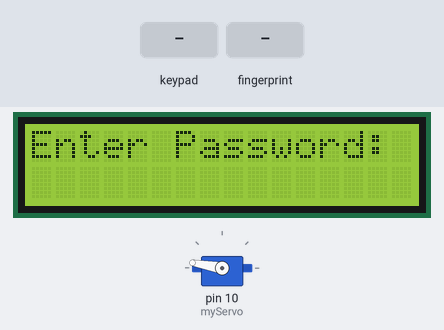
The sketch below on a simulated Arduino Uno, built with avr-gcc and run on an emulated ATmega328P. Shown: servo, 16×2 character LCD. The inputs (shaded band) are chosen by the test bench. What the sketch prints to the serial monitor is not drawn.

Above: at 2.2 s.
2.3 s: keypad keys 1 2 3 A 4 5 6 pressed 0.4 s apart
At 8.0 s:
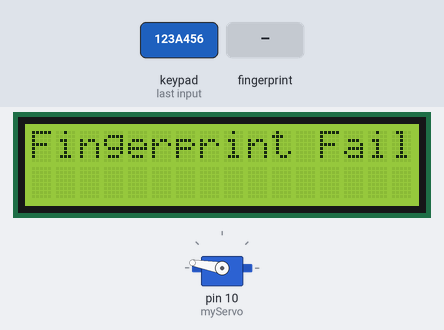
8.1 s: finger stored as number 1 placed on the sensor
At 10.9 s:
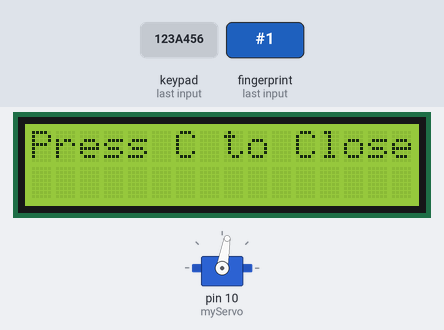
11.1 s: key 'C' pressed
At 13.7 s:
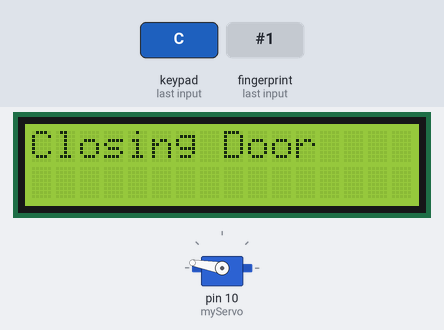
14.1 s: keypad keys 1 3 9 7 2 2 2 # pressed 0.4 s apart
At 18.7 s:
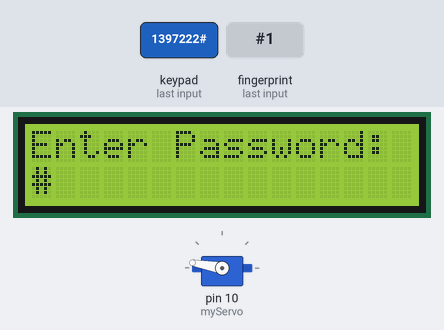
19.9 s: key 'A' pressed
At 21.1 s:
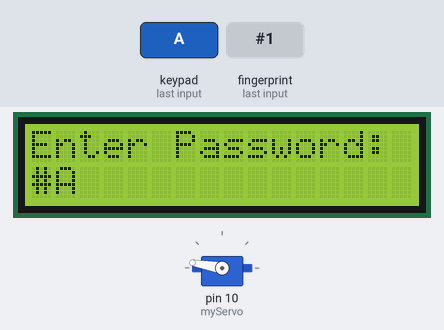
21.4 s: keypad keys 1 2 3 A 4 5 6 * pressed 0.4 s apart
At 25.5 s:
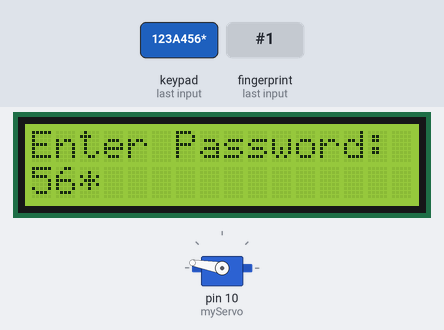
Timing chart, 0 to 27.0 s (numbered marks = the images above; inputs shaded):
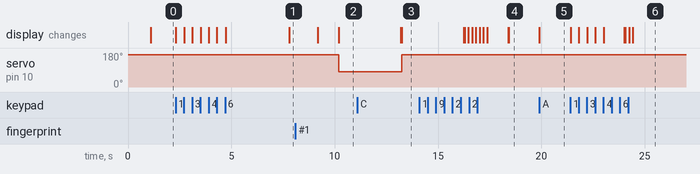

The sketch:

safe.ino
```cpp
#include <Wire.h>
#include <Servo.h>
#include <LiquidCrystal_I2C.h>
#include <Keypad.h>
#include <Adafruit_Fingerprint.h>
#include <SoftwareSerial.h>

SoftwareSerial mySerial(2, 3);

Adafruit_Fingerprint finger = Adafruit_Fingerprint(&mySerial);
#define Password_Length 8 //constant
char Data[Password_Length]; //password input
char Master[Password_Length] = "123A456"; //actual password

Servo myServo; //pin connected to door lock input

byte data_count = 0; // counter for character entries

char customKey; //character to hold key input

//constants
const byte ROWS = 4; //four rows
const byte COLS = 4; //four columns
//define the cymbols on the buttons of the keypads
char hexaKeys[ROWS][COLS] = {
  {'1','2','3','A'},
  {'4','5','6','B'},
  {'7','8','9','C'},
  {'*','0','#','D'}
};
byte rowPins[ROWS] = {12,11,9,8}; //connect to the row pinouts of the keypad
byte colPins[COLS] = {7,6,5,4}; //connect to the column pinouts of the keypad

//initialize an object of Keypad
Keypad customKeypad = Keypad(makeKeymap(hexaKeys), rowPins, colPins, ROWS, COLS);

//Create LCD object
LiquidCrystal_I2C lcd(0x27, 16, 2);

bool doorOpen = false;  // Variable to track the state of the door

void setup() {
  Serial.begin(9600);
  myServo.attach(10);
  myServo.write(170);
  lcd.backlight(); //Setup LCD
  lcd.init();
  Serial.println("fingertest");

  // pinMode(myServo, OUTPUT); //set lockOutput as an OUTPUT

  // set the data rate for the sensor serial port
  finger.begin(57600);
  delay(5);
  if (finger.verifyPassword()) {
    Serial.println("Found fingerprint sensor!");
  } else {
    Serial.println("Did not find fingerprint sensor :(");
    while (1) {
      delay(1);
    }
  }

  finger.getTemplateCount();
  Serial.print("Sensor contains "); Serial.print(finger.templateCount); Serial.println(" templates");
  Serial.println("Waiting for a valid finger...");
}

void loop() {
  // Check if the door is open and wait for 'C' key to close it
  if (doorOpen) {
    // lcd.clear();
    // lcd.print("Close the Safe");
    customKey = customKeypad.getKey();

    if (customKey == 'C') {
      lcd.clear();
      lcd.print("Closing Door");
      myServo.write(170);
      doorOpen = false;  // Set the door state to closed
      delay(3000);
      lcd.clear();
    }
  } else {
    //initialize LCD
    lcd.setCursor(0, 0);
    lcd.print("Enter Password:");

    //Look for keypress
    customKey = customKeypad.getKey();

    if (customKey) {
      //Enter keypress into array and increment counter
      Data[data_count] = customKey; //Data array
      lcd.setCursor(data_count, 1);
      lcd.print(Data[data_count]);
      data_count++;
    }

    //see if we have reached the password length
    if (data_count == Password_Length - 1) {
      lcd.clear();

      // compare password
      if (!strcmp(Data, Master)) {
        // Password is correct
        lcd.print("Give Fingerprint");
        delay(3000);

        int attempts = 0;
        bool fingerprintMatched = false;

        while (attempts < 3 && !fingerprintMatched) {
          fingerprintMatched = getFingerprintID();

          if (!fingerprintMatched) {
            lcd.clear();
            lcd.print("Fingerprint Failed");
            delay(1000);
          }

          attempts++;
        }

        if (fingerprintMatched) {
          lcd.clear();
          lcd.print("It is a Match");
          delay(1000);
          lcd.clear();
          lcd.print("Press C to Close");
          myServo.write(80);
          doorOpen = true;  // Set the door state to open
          delay(3000);

        } else {
          lcd.clear();
          lcd.print("Access Denied");
          delay(1000);
        }
      } else {
        // password is incorrect
        lcd.print("Incorrect");
        delay(1000);
      }

      // clear data and LCD display
      lcd.clear();
      clearData();
    }
  }
}

void clearData() {
  //clear array
  while (data_count != 0) {
    Data[data_count--] = 0;
  }
  return;
}

bool getFingerprintID() {
  uint8_t p = finger.getImage();
  switch (p) {
    case FINGERPRINT_OK:
      Serial.println("Image taken");
      break;
    case FINGERPRINT_NOFINGER:
      Serial.println("No finger detected");
      return false;
    case FINGERPRINT_PACKETRECIEVEERR:
      Serial.println("Communication error");
      return false;
    case FINGERPRINT_IMAGEFAIL:
      Serial.println("Imaging error");
      return false;
    default:
      Serial.println("Unknown error");
      return false;
  }

  // OK success!
  p = finger.image2Tz();
  switch (p) {
    case FINGERPRINT_OK:
      Serial.println("Image converted");
      break;
    case FINGERPRINT_IMAGEMESS:
      Serial.println("Image too messy");
      return false;
    case FINGERPRINT_PACKETRECIEVEERR:
      Serial.println("Communication error");
      return false;
    case FINGERPRINT_FEATUREFAIL:
      Serial.println("Could not find fingerprint features");
      return false;
    case FINGERPRINT_INVALIDIMAGE:
      Serial.println("Could not find fingerprint features");
      return false;
    default:
      Serial.println("Unknown error");
      return false;
  }

  // OK converted!
  p = finger.fingerFastSearch();
  if (p == FINGERPRINT_OK) {
    Serial.println("Found a print match!");
    // myServo.write(90);
    // lcd.print("Matched");
    // delay(3000);
    // myServo.write(4);
    // Serial.print("Matched");
    return true;
  } else if (p == FINGERPRINT_PACKETRECIEVEERR) {
    Serial.println("Communication error");
    return false;
  } else if (p == FINGERPRINT_NOTFOUND) {
    Serial.println("Did not find a match");
    return false;
  } else {
    Serial.println("Unknown error");
    return false;
  }
}
```

Measured:
- after the input at 2.3 s, the display: first changes at once (image 1 shows a later state)
- after the input at 8.1 s, servo on pin 10 (myServo): 170° → 80° after 2.1 s; the display: first changes after 1.1 s (image 2 shows a later state)
- after the input at 11.1 s, servo on pin 10 (myServo): 80° → 170° after 2.1 s; the display: first differs from a run without the input after 2.1 s (image 3)
- after the input at 19.9 s, the display: changes at once (image 5)
- after the input at 21.4 s, the display: first changes at once (image 6 shows a later state)
